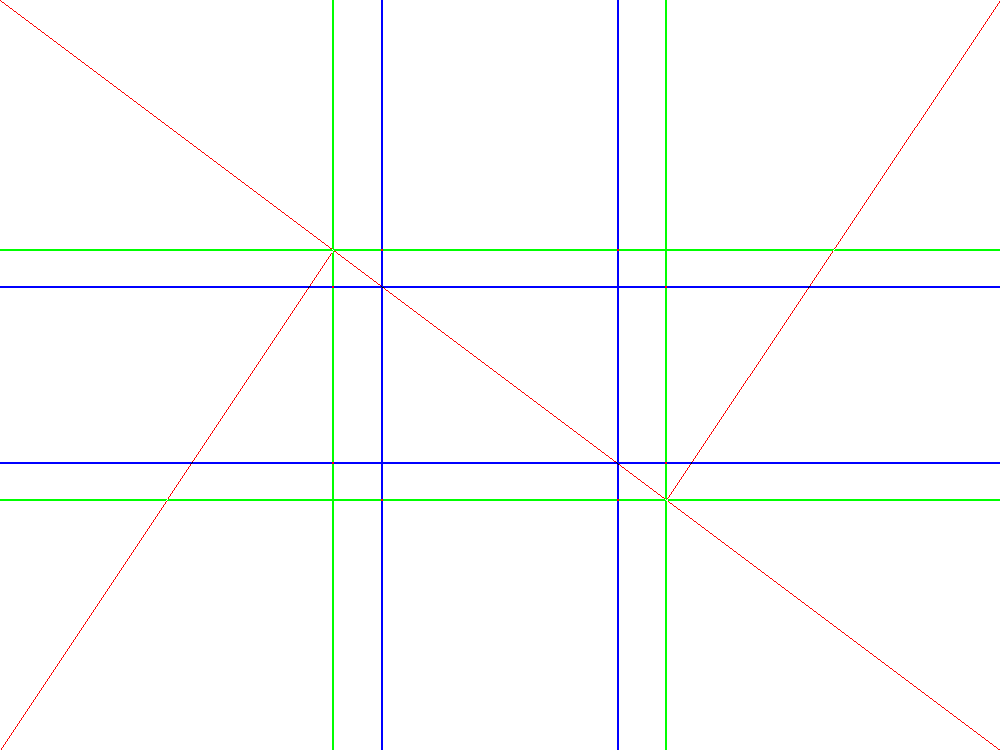
#> input picture pictures/comb_4_3.png, 1000 x 750 px, given in place of P1430428.JPG, which was not available
$ python 'capture_&_composite.py'
#> lines starting #> are read from the running program, lines starting #| are printed output that depends on the picture; after the words box and inside, x2 and y2 are one past the last pixel; in counts of white or black regions, pixels touching at a corner belong together; long printed decimals are rounded; pictures that were not available may be replaced by others from this repository, and a replacement may not be noted
### src/compositions.py
#!/usr/bin/env python3
# -*- coding: utf-8 -*-
"""
Created on Fri Apr  2 14:52:39 2021

@author: isiodos
"""


from PIL import Image
import numpy as np

import constants as con
import golden_ratio as gr

def rule_of_thirds(dims = con.get_dim()):

    my_width, my_heigh, my_ratio  = dims

    # init array
    line_spots = np.zeros((my_heigh, my_width), dtype=np.uint8)

    # 1st vertical
    spot = int(my_width/3)
    line_spots[:, spot-con.LINE_SIZE: spot+con.LINE_SIZE] = 1

    # 2nd vertical
    spot = int((2*my_width)/3)
    line_spots[:, spot-con.LINE_SIZE: spot+con.LINE_SIZE] = 1


    # 1st horizontal
    spot = int(my_heigh/3)
    line_spots[spot-con.LINE_SIZE: spot+con.LINE_SIZE, :] = 1

    # 2nd horizontal
    spot = int((2*my_heigh)/3)
    line_spots[spot-con.LINE_SIZE: spot+con.LINE_SIZE: 1] = 1

    return 'rule_of_thirds', line_spots


# [25 lines left out: function create_img, not called in this run]

    # return spots_pack


def combine_rulez(rulez = [],flip =0):

    dims = rulez[0][1].shape

    for rule in rulez[1:]:
        assert dims == rule[1].shape

    line_spots = np.zeros(dims, dtype=np.uint8)

    for e, rule in enumerate(rulez):

        tmp_rule = rule[1]
        tmp_rule = tmp_rule[::-1]
        if flip:
            print('flip')
            tmp_rule = np.rot90(tmp_rule)
            tmp_rule = np.rot90(tmp_rule)

        line_spots += tmp_rule*(e+1)

    return 'comb', line_spots


def draw_rules_to_img(img_name = "P1430428.JPG"):

    # lol  without copy we get  WRITEABLE : False   - and could not acces the item
    ar_im = np.asarray(Image.open(img_name)).copy()


    # ar_im.flags #  to get flags of array

    temp_dims = ar_im.shape

    dims = con.get_dim(height=temp_dims[0], width=temp_dims[1])

    rules = [gr.phi_grid(dims),
            rule_of_thirds(dims),
            gr.golden_triangles(dims),
            gr.golden_boxes(dims),
           ]

    spots = combine_rulez(rules)

    ar_im[np.where(spots[1] > 0)]  = [255,255,102]


    img = Image.fromarray(ar_im)

    #img_name_path = f'{con.MASTER_DIR}{name}_{my_ratio[0]}_{my_ratio[1]}.png'

    img.convert('RGBA')
    #img.save(img_name_path)


    new_dims = con.get_dim(width=1000, ratio=dims[2])
    new_im = img.resize(new_dims[:2])
    new_im.show()


#
draw_rules_to_img()


'''
rules = [gr.phi_grid(),
        rule_of_thirds(),
        gr.golden_triangles(),
        gr.golden_boxes(),
       ]

'''

#spots = combine_rulez(rules)


#spots = gr.golden_boxes()
#create_img(spots)#, flip=True)

### src/golden_ratio.py
#!/usr/bin/env python3
# -*- coding: utf-8 -*-
"""
Created on Fri Apr  2 18:30:26 2021

@author: isiodos
"""

'''
some maths !!!

What golden ratio rule is ?

φ = 1.61803398875
the end :)

So...
For any a,b numbers then a/b = (a+b)/a =  φ

How to find φ if you only have a or b or (a+b)?
Easy !

A trick I personaly thought (add tears of happiness) and probably many others...

So the problem I needed to solve is that I have a+b as my image width dimension,
and I need a and b to draw the lines.

we know that
a/b =(a+b)/a
we extend to  c/a = (c+a)/c where c = a+b

solving we get a^2 + a*c + c^2 = 0
where the c is known !!! is my width

so if c = 10
a = 6.18  --> 6

c = a+b = 10 = 6+b -> b =4


'''

# import complex math module
import constants as con
import numpy as np
import math


def phi_grid(dims = con.get_dim()):

    my_width, my_heigh, my_ratio  = dims


    phi_width = con.solve_quadratic(1,my_width,-my_width**2)

    phi_height = con.solve_quadratic(1,my_heigh,-my_heigh**2)

    # init array
    line_spots = np.zeros((my_heigh, my_width), dtype=np.uint8)

    # 1st vertical
    spot = int(phi_width)
    line_spots[:, spot-con.LINE_SIZE: spot+con.LINE_SIZE] = 1

    # 2nd vertical
    spot = int(my_width-phi_width)
    line_spots[:, spot-con.LINE_SIZE: spot+con.LINE_SIZE] = 1


    # 1st horizontal
    spot = int(phi_height)
    line_spots[spot-con.LINE_SIZE: spot+con.LINE_SIZE, :] = 1

    # 2nd horizontal
    spot = int(my_heigh-phi_height)
    line_spots[spot-con.LINE_SIZE: spot+con.LINE_SIZE, :] = 1

    return 'phi_grid', line_spots


'''
about drawing diagonials

https://en.wikipedia.org/wiki/Bresenham%27s_line_algorithm

use this

plotLineLow(x0, y0, x1, y1)
    dx = x1 - x0
    dy = y1 - y0
    yi = 1
    if dy < 0
        yi = -1
        dy = -dy
    end if
    D = (2 * dy) - dx
    y = y0

    for x from x0 to x1
        plot(x, y)
        if D > 0
            y = y + yi
            D = D + (2 * (dy - dx))
        else
            D = D + 2*dy
        end if

'''


# [27 lines left out: function create_digonial_simple, not called in this run]


def create_digonial(x0, y0, x1, y1, line_spots):
    """
    https://github.com/encukou/bresenham/blob/master/bresenham.py

    Yield integer coordinates on the line from (x0, y0) to (x1, y1).
    Input coordinates should be integers.
    The result will contain both the start and the end point.
    """
    dx = x1 - x0
    dy = y1 - y0

    xsign = 1 if dx > 0 else -1
    ysign = 1 if dy > 0 else -1

    dx = abs(dx)
    dy = abs(dy)

    if dx > dy:
        xx, xy, yx, yy = xsign, 0, 0, ysign
    else:
        dx, dy = dy, dx
        xx, xy, yx, yy = 0, ysign, xsign, 0

    D = 2*dy - dx
    y = 0

    for x in range(dx + 1):

        try:
            line_spots[ y0 + x*xy + y*yy, x0 + x*xx + y*yx,] = 1
        except:
            pass
        if D >= 0:
            y += 1
            D -= 2*dx
        D += 2*dy

    return line_spots


def golden_triangles(dims = con.get_dim()):
    '''
    not very clear what a golder triangle is duh.. but anyway :P
    '''

    my_width, my_heigh, my_ratio  = dims

    # init array
    line_spots = np.zeros((my_heigh, my_width), dtype=np.uint8)

    # find diagonial spots for triangle
    p_w = con.solve_quadratic(1,my_width,-my_width**2)
    p_h = con.solve_quadratic(1,my_heigh,-my_heigh**2)

    # nope ?  it can be used thought :)
    #p_w = int(my_width/3)
    #p_h = int(my_heigh/3)


    # 1st diagonial # create_digonial(x0, y0, x1, y1, line_spots):
    line_spots = create_digonial(0, 0, my_width, my_heigh, line_spots)

    print(p_w)
    print(p_h)
    # triangle in left from line to up right corner
    line_spots  = create_digonial(my_width - p_w, my_heigh- p_h, 0, my_heigh, line_spots)

    # triangle in left from line to  down left corner
    line_spots  = create_digonial(p_w, p_h, my_width, 0, line_spots)

    return 'trigwna', line_spots


def golden_boxes(dims = con.get_dim()):


    my_width, my_heigh, my_ratio  = dims

    # init array
    line_spots = np.zeros((my_heigh, my_width), dtype=np.uint8)

    if my_ratio[0] > my_ratio[1]:

        dim_to_draw = 'width'
    else:
        dim_to_draw = 'height'

    #line_spots = draw_phi_boxes(dim_to_draw, [0,my_width], [0,my_heigh], line_spots)
    line_spots = draw_phi_boxes_inner(dim_to_draw,0,0, [0,my_width], [0,my_heigh], line_spots)

    return 'golden boxes', line_spots


# [33 lines left out: function draw_phi_boxes, not called in this run]


def draw_phi_boxes_inner(dim_to_draw, ws , hs, width, height, line_spots):

    quarter = 0 # gia ton kuklo

    if dim_to_draw == 'width':

        my_width = width[1] - width[0]

        if my_width < 20:
            return line_spots

        phi_width = con.solve_quadratic(1,my_width,-my_width**2)

        if  ws % 2 :
            quarter = 1

            spot = int(phi_width) + width[0]
            line_spots[height[0]:height[1], spot-con.LINE_SIZE: spot+con.LINE_SIZE] = 1


            line_spots = draw_arc(line_spots,quarter,height, [width[0], spot])

            return draw_phi_boxes_inner('height',ws+1, hs , [spot, width[1]], height, line_spots)
        else:


            quarter = 3
            spot = width[1] - int(phi_width)
            line_spots[height[0]:height[1], spot-con.LINE_SIZE: spot+con.LINE_SIZE] = 1

            line_spots = draw_arc(line_spots, quarter ,height, [spot, width[1]])

            return draw_phi_boxes_inner('height',ws+1, hs , [width[0], spot], height, line_spots)


    if dim_to_draw == 'height':

        my_height = height[1] - height[0]

        if my_height < 20:
            return line_spots

        phi_height = con.solve_quadratic(1,my_height,-my_height**2)


        if  hs % 2 :

            quarter = 2
            spot = int(phi_height) + height[0]
            line_spots[spot-con.LINE_SIZE: spot+con.LINE_SIZE, width[0]:width[1]] = 1

            line_spots = draw_arc(line_spots, quarter, [height[0], spot], width)

            return draw_phi_boxes_inner('width',ws,hs+1,  width, [spot, height[1]], line_spots)
        else:

            quarter = 4
            spot = height[1]  - int(phi_height)
            line_spots[spot-con.LINE_SIZE: spot+con.LINE_SIZE, width[0]:width[1]] = 1

            line_spots = draw_arc(line_spots, quarter, [spot, height[1]], width)
            return draw_phi_boxes_inner('width',ws,hs+1,  width, [height[0], spot], line_spots)

from math import sqrt

def draw_arc(line_spots, quarter  , height, width):


    #if quarter%4 :
    print(f'h= {height}, w = {width}')


    R = 1
    w_r = abs(width[0] - width[1])
    h_r = abs(height[0] - height[1])


    paxos = 5 * 1/w_r

    for h in range(h_r):
        for w in range(w_r):

            #temp = sqrt( h**2 + w**2)

            # i did not found it anywhere but it's like an ellipse :) https://en.wikipedia.org/wiki/Ellipse
            # we do not need precision but approximation... enrgineers γαρ ...
            temp = (h/h_r)**2 + (w/w_r)**2

            if temp - paxos < R < temp + paxos:

                if quarter == 1:

                    line_spots[height[1]-h,width[1] - w] = 1
                elif quarter == 2:


                    line_spots[ height[1]-h, w + width[0]] = 2
                elif quarter == 3:

                    line_spots[h + height[0], w + width[0]] = 3
                elif quarter == 4 :

                    line_spots[h + height[0], width[1] - w] = 4
                else:
                    print('error')


    return line_spots

### src/constants.py
#!/usr/bin/env python3
# -*- coding: utf-8 -*-
"""
Created on Fri Apr  2 20:27:38 2021

@author: isiodos
"""


from fractions import Fraction
import math
# import nupmy as np


LINE_SIZE = 1
DEFAULT_WIDTH = 1024
DEFAULT_HEIGHT = None
DEFAULT_RATIO = [13.214, 10] # width, height

MASTER_DIR = '../pictures/'


def get_dim(width=DEFAULT_WIDTH, height=DEFAULT_HEIGHT, ratio=DEFAULT_RATIO):

    # default

    if height:

        temp = Fraction(width, height)
        ratio = [temp.numerator, temp.denominator]
        return width, height, ratio

    else:
        my_width = width
        my_ratio = ratio[0]/ratio[1]

        my_heigh = int(my_width/my_ratio)

        return my_width, my_heigh, ratio


def solve_quadratic(a,b,c):
    # Solve the quadratic equation ax**2 + bx + c = 0
    '''
    a = 1
    b = 10
    c = -100
    '''

    if c>0:
        print('i think.. c is negative...')
    # calculate the discriminant
    d = (b**2) - (4*a*c)

    # find two solutions
    try:
        sol_1 = (-b-math.sqrt(d))/(2*a)
    except:
        sol_1 = 0

    try:
        sol_2 = (-b+math.sqrt(d))/(2*a)
    except:
        sol_2 = 0
    print(f'The solution are {sol_1} and {sol_2}', flush=True)

    if sol_1 > 0 > sol_2:
        return int(sol_1)

    if sol_2 > 0 > sol_1:
        return int(sol_2)

    return 'error'

### src/capture_&_composite.py
#!/usr/bin/env python3
# -*- coding: utf-8 -*-
"""
Created on Fri Apr  9 19:10:03 2021

@author: isiodos

no clue what worked in the end...
pip install opencv-python
sudo apt-get install python3-opencv
https://pypi.org/project/opencv-python/
"""

import golden_ratio as gr
import compositions
#> in draw_rules_to_img, ar_im is the input picture: shape (750, 1000, 3); mean R, G, B 250.3, 252, 252
#| The solution are -1618.034 and 618.034
#| The solution are -1213.525 and 463.525
#| The solution are -1618.034 and 618.034
#| The solution are -1213.525 and 463.525
#> after the loop in create_digonial, `for x in range(dx + 1):`:
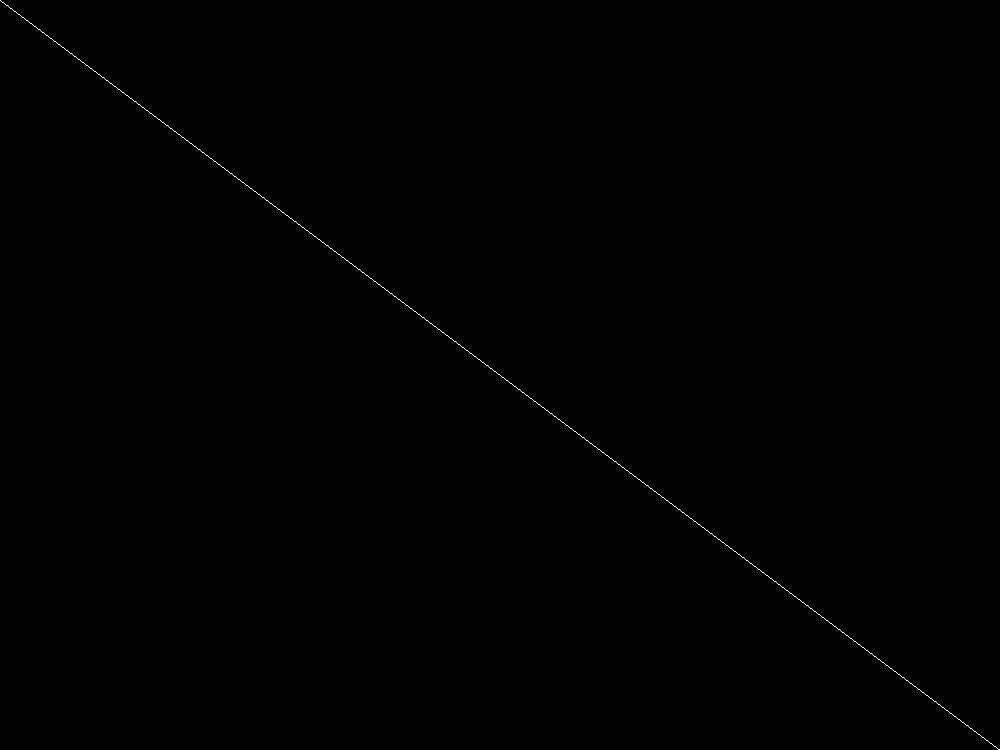
#> line_spots: shape (750, 1000); values 0 (black) and 1 (white), 0.13% white in thin lines or dots
#| 618
#| 463
#> call 2 of create_digonial, with x0 = 382, y0 = 287, x1 = 0, y1 = 750
#> after the loop in create_digonial (call 2), `for x in range(dx + 1):`:
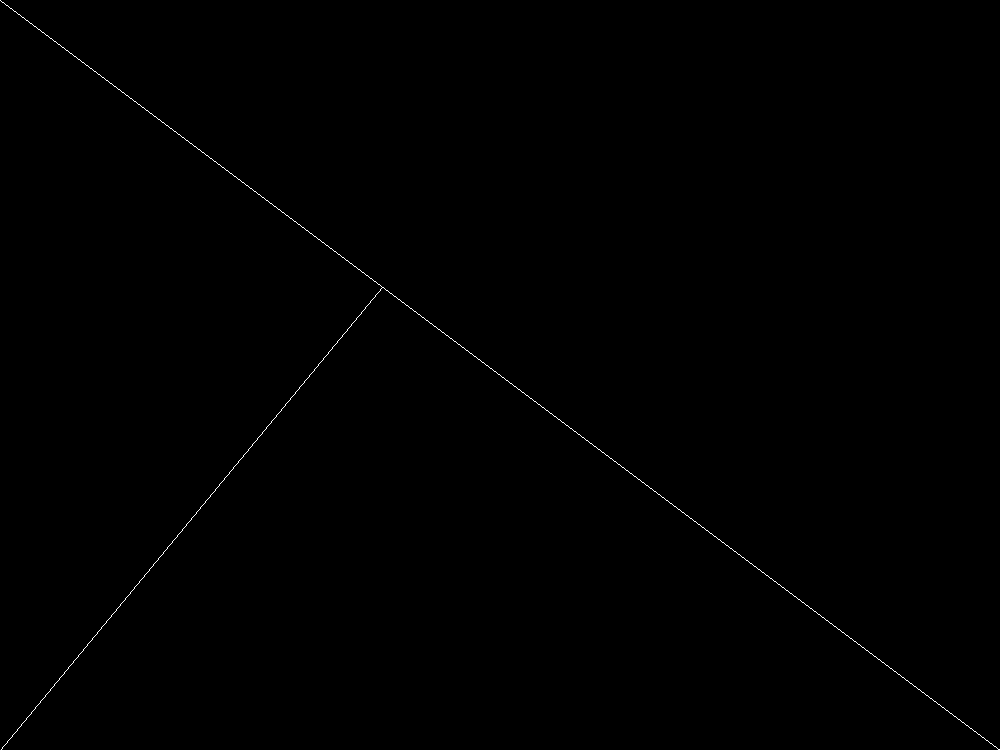
#> line_spots: shape (750, 1000); values 0 (black) and 1 (white), 0.19% white in thin lines or dots
#> call 3 of create_digonial, with x0 = 618, y0 = 463, x1 = 1000, y1 = 0
#> after the loop in create_digonial (call 3), `for x in range(dx + 1):`:
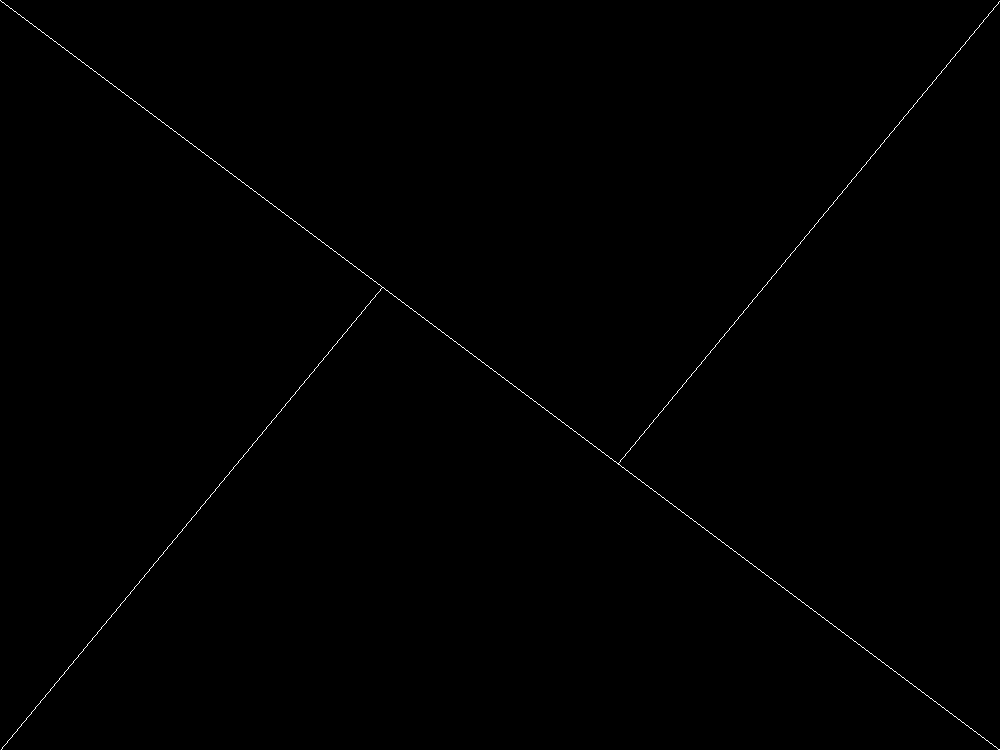
#> line_spots: shape (750, 1000); values 0 (black) and 1 (white), 0.26% white in thin lines or dots
#> after the loop in combine_rulez, `for e, rule in enumerate(rulez):`:
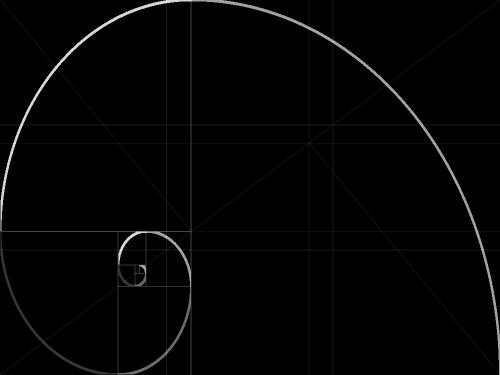
#> line_spots: shape (750, 1000) (shown at 1/2 size); min 0, max 19, mean 0.267; drawn with min black and max white
#> in draw_rules_to_img, `ar_im[np.where(spots[1] > 0)]  = [255,255,102]`:
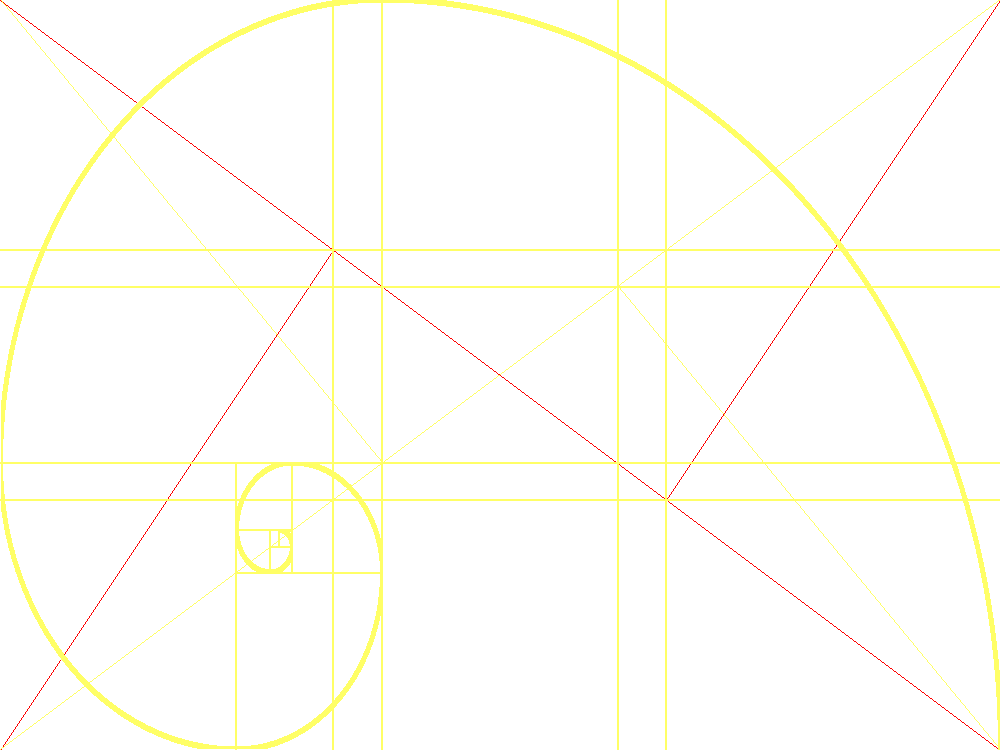
#> ar_im: shape (750, 1000, 3); 4.11% of pixels changed, all inside (x1, y1, x2, y2) = (0, 0, 1000, 750)
import constants
import numpy as np
import cv2


# open device
n=0

while(n<5):

    print(n)
    try:
        cap = cv2.VideoCapture(n)
        ret, frame = cap.read()
        temp_dims = frame.shape
        break
    except:
        cap.release()
        cv2.destroyAllWindows()

        # go to the next device
        n += 1


'''
for now found n manual :)
'''

# get a frame
ret, frame = cap.read()
temp_dims = frame.shape

dims = constants.get_dim(height=temp_dims[0], width=temp_dims[1])


#  create lines
rules = [gr.phi_grid(dims),
        compositions.rule_of_thirds(dims),
        #gr.golden_triangles(dims),
        gr.golden_boxes(dims),
        ]
#| The solution are -1618.034 and 618.034
#| The solution are -1213.525 and 463.525


# combine them to one array
spots = compositions.combine_rulez(rules)


new_dims = constants.get_dim(width=1000, ratio=dims[2])


cv2.namedWindow("frame", cv2.WINDOW_NORMAL)
cv2.resizeWindow('frame', new_dims[0],new_dims[1])

while(True):
    # Capture frame-by-frame
    ret, frame = cap.read()

    # frame = cv2.flip(frame, 1)

    frame[np.where(spots[1] > 0)]  = [255,255,102]
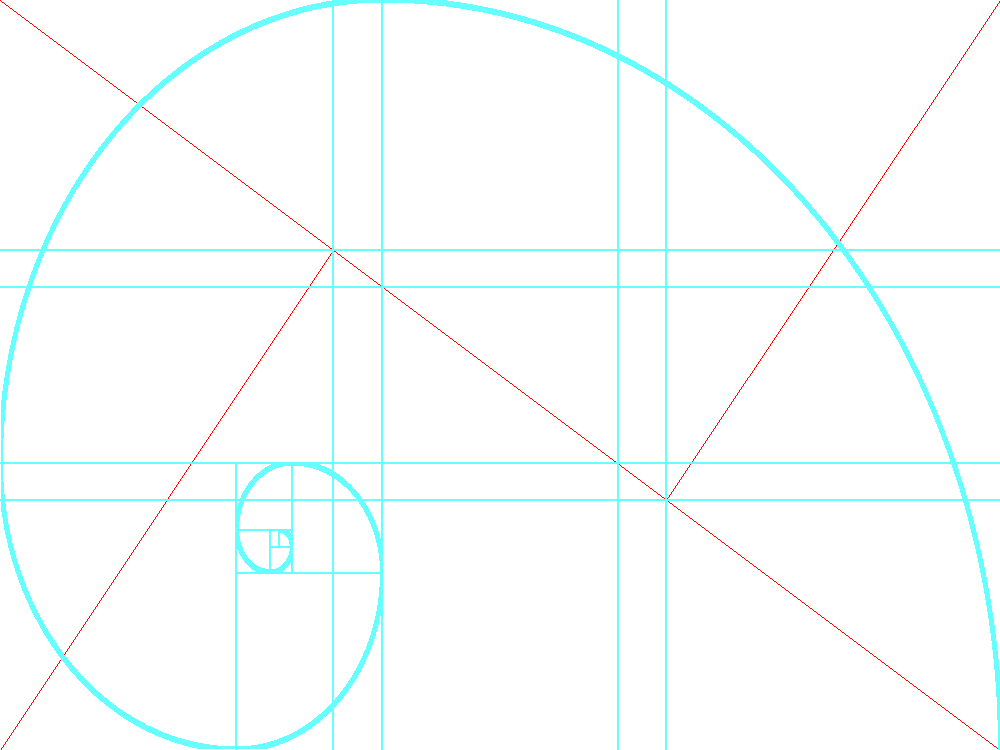
#> frame: shape (750, 1000, 3); mean B, G, R 254.3, 254.3, 249.1

    '''

    frame[np.where(spots[1] == 1)]  = [0,0,255]
    frame[np.where(spots[1] == 2)]  = [0,0,255]
    frame[np.where(spots[1] == 3)]  = [0,0,255]
    frame[np.where(spots[1] == 4)]  = [0,0,255]
    '''
    # Our operations on the frame come here
    gray = cv2.cvtColor(frame, cv2.COLOR_RGB2XYZ)
#> gray: shape (750, 1000, 3); mean of channels 0, 1, 2 240.4, 254, 250.2

    # Display the resulting frame
    cv2.imshow('frame',gray)
    if cv2.waitKey(1) & 0xFF == ord('q'):
#> (key q is pressed here)
        break

# When everything done, release the capture
cap.release()
cv2.destroyAllWindows()
